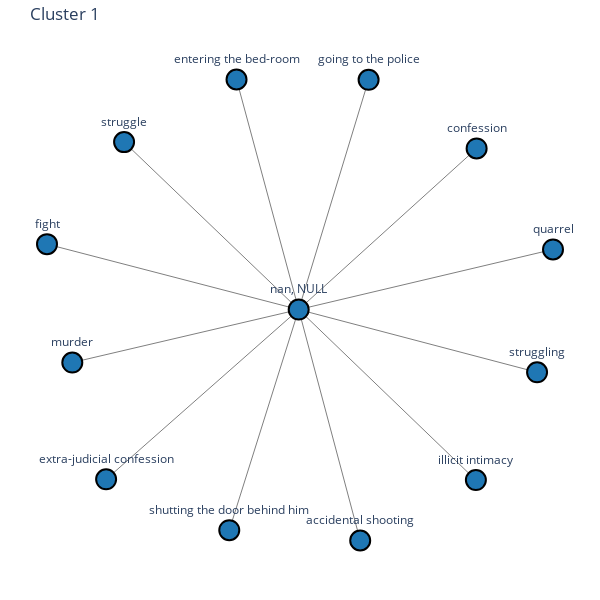
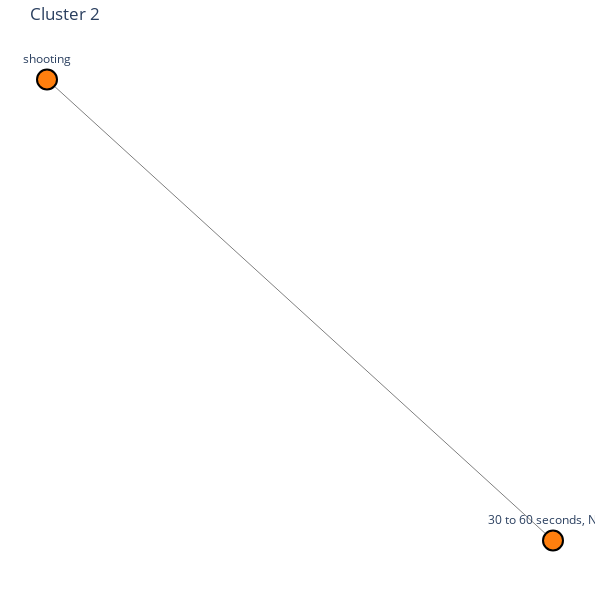

Notebook code cell kept with these figures, in order:
### Code cell
# Assuming 'G' is your graph and 'labels' is the list of labels
# Renumber clusters from 1 to 7 if needed, otherwise ensure you have clusters numbered 1 to 7
unique_labels = list(set(labels))
label_mapping = {label: idx+1 for idx, label in enumerate(unique_labels)}

def draw_subgraph_plotly(subgraph, cluster_id, cluster_color):
    pos = nx.spring_layout(subgraph, seed=42)  # Fixed seed for reproducibility
    
    # Extract the node positions
    x_nodes = [pos[node][0] for node in subgraph.nodes()]
    y_nodes = [pos[node][1] for node in subgraph.nodes()]

    # Extract the edges
    edge_x = []
    edge_y = []
    for edge in subgraph.edges():
        x0, y0 = pos[edge[0]]
        x1, y1 = pos[edge[1]]
        edge_x.extend([x0, x1, None])
        edge_y.extend([y0, y1, None])

    # Edge trace
    edge_trace = go.Scatter(
        x=edge_x, y=edge_y,
        line=dict(width=1, color='gray'),
        hoverinfo='none',
        mode='lines')

    # Node trace
    node_trace = go.Scatter(
        x=x_nodes, y=y_nodes,
        mode='markers+text',
        text=[f'{node}' for node in subgraph.nodes()],
        textposition="top center",
        marker=dict(
            showscale=False,
            color=cluster_color,  # Assign the cluster color
            size=20,
            line=dict(width=2, color='black')
        ),
        hoverinfo='text'
    )

    # Create figure
    fig = go.Figure(data=[edge_trace, node_trace],
                    layout=go.Layout(
                        title=f'Cluster {cluster_id}',
                        showlegend=False,
                        hovermode='closest',
                        margin=dict(b=20, l=5, r=5, t=40),
                        xaxis=dict(showgrid=False, zeroline=False, showticklabels=False),
                        yaxis=dict(showgrid=False, zeroline=False, showticklabels=False),
                        height=600,
                        width=600,
                        paper_bgcolor='white',
                        plot_bgcolor='white'
                    ))

    fig.show()

# Iterate over each cluster and draw the subgraph
for original_cluster_id in set(labels):
    cluster_id = label_mapping[original_cluster_id]
    cluster_color = cluster_colors[cluster_id - 1]  # Assign a unique color to each cluster
    cluster_nodes = [node for node, label in zip(G.nodes, labels) if label == original_cluster_id]
    subgraph = G.subgraph(cluster_nodes)
    draw_subgraph_plotly(subgraph, cluster_id, cluster_color)

### Figure 1 — Plotly figure (JSON) as saved in the notebook; plotly's stock layout.template omitted (floating-point values rounded to 4 significant figures)
{"data": [{"hoverinfo": "none", "line": {"color": "gray", "width": 1}, "mode": "lines", "type": "scatter", "x": [-0.0007369, -0.8916, null, -0.0007369, 0.6966, null, -0.0007369, -0.6878, null, -0.0007369, -0.7585, null, -0.0007369, 1, null, -0.0007369, 0.2744, null, -0.0007369, 0.6994, null, -0.0007369, -0.2453, null, -0.0007369, 0.2413, null, -0.0007369, -0.9911, null, -0.0007369, -0.2739, null, -0.0007369, 0.9373, null, -0.0007369, -0.0007369, null], "y": [-0.002001, -0.2249, null, -0.002001, -0.7196, null, -0.002001, 0.7025, null, -0.002001, -0.7164, null, -0.002001, 0.2509, null, -0.002001, 0.9646, null, -0.002001, 0.6758, null, -0.002001, 0.9659, null, -0.002001, -0.9737, null, -0.002001, 0.2732, null, -0.002001, -0.9305, null, -0.002001, -0.2659, null, -0.002001, -0.002001, null]}, {"hoverinfo": "text", "marker": {"color": "rgb(31, 119, 180)", "line": {"color": "black", "width": 2}, "showscale": false, "size": 20}, "mode": "markers+text", "text": ["nan, NULL", "quarrel", "extra-judicial confession", "fight", "confession", "entering the bed-room", "struggling", "shutting the door behind him", "struggle", "illicit intimacy", "accidental shooting", "murder", "going to the police"], "textposition": "top center", "type": "scatter", "x": [-0.0007369, 1, -0.7585, -0.9911, 0.6994, -0.2453, 0.9373, -0.2739, -0.6878, 0.6966, 0.2413, -0.8916, 0.2744], "y": [-0.002001, 0.2509, -0.7164, 0.2732, 0.6758, 0.9659, -0.2659, -0.9305, 0.7025, -0.7196, -0.9737, -0.2249, 0.9646]}], "layout": {"height": 600, "hovermode": "closest", "margin": {"b": 20, "l": 5, "r": 5, "t": 40}, "paper_bgcolor": "white", "plot_bgcolor": "white", "showlegend": false, "title": {"text": "Cluster 1"}, "width": 600, "xaxis": {"showgrid": false, "showticklabels": false, "zeroline": false}, "yaxis": {"showgrid": false, "showticklabels": false, "zeroline": false}}}

### Figure 2 — Plotly figure (JSON) as saved in the notebook; plotly's stock layout.template omitted (floating-point values rounded to 4 significant figures)
{"data": [{"hoverinfo": "none", "line": {"color": "gray", "width": 1}, "mode": "lines", "type": "scatter", "x": [-1.0, 1, null, 1, 1, null], "y": [0.9849, -0.9849, null, -0.9849, -0.9849, null]}, {"hoverinfo": "text", "marker": {"color": "rgb(255, 127, 14)", "line": {"color": "black", "width": 2}, "showscale": false, "size": 20}, "mode": "markers+text", "text": ["shooting", "30 to 60 seconds, NULL"], "textposition": "top center", "type": "scatter", "x": [-1.0, 1], "y": [0.9849, -0.9849]}], "layout": {"height": 600, "hovermode": "closest", "margin": {"b": 20, "l": 5, "r": 5, "t": 40}, "paper_bgcolor": "white", "plot_bgcolor": "white", "showlegend": false, "title": {"text": "Cluster 2"}, "width": 600, "xaxis": {"showgrid": false, "showticklabels": false, "zeroline": false}, "yaxis": {"showgrid": false, "showticklabels": false, "zeroline": false}}}
